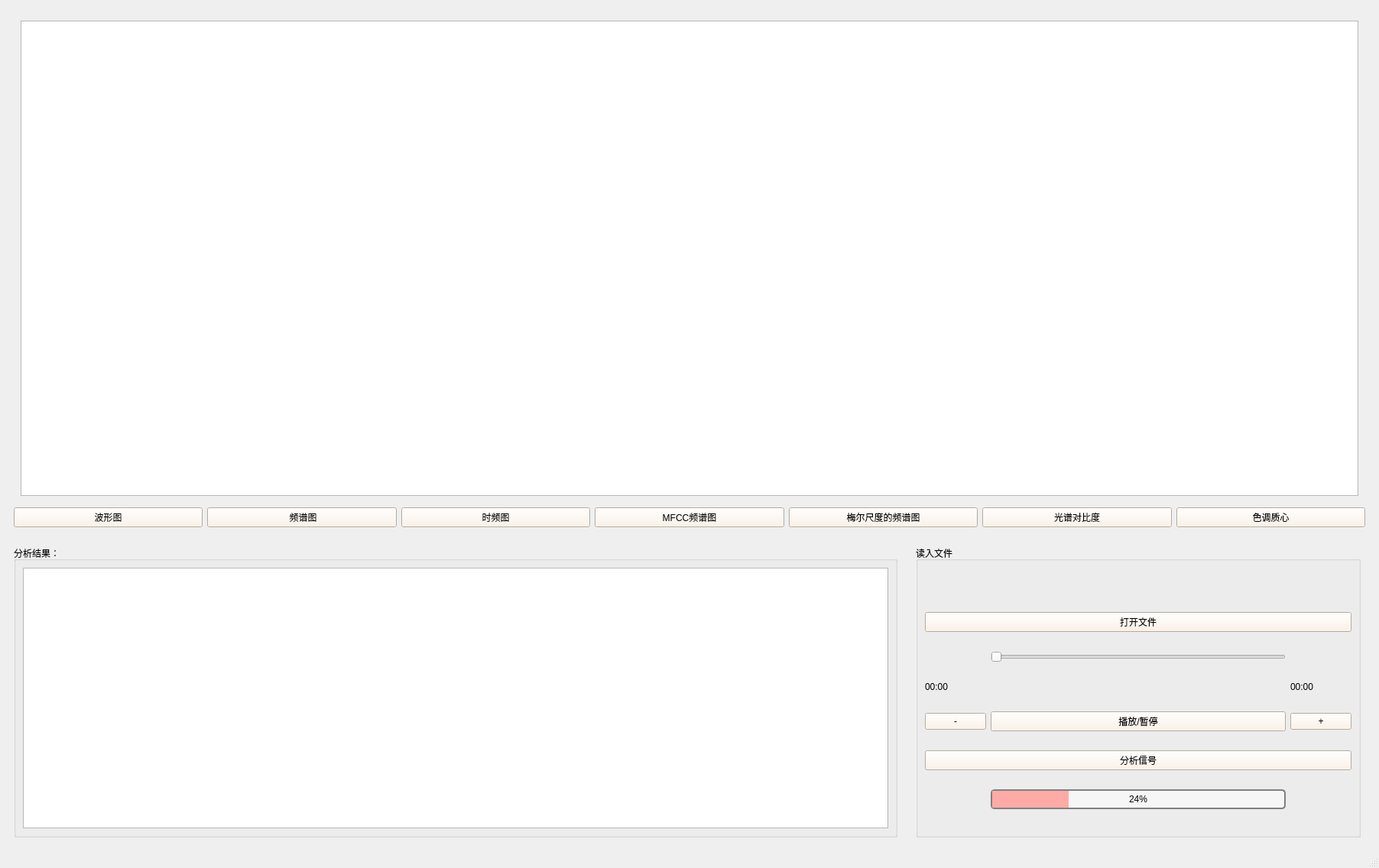
<?xml version="1.0" encoding="UTF-8"?>
<ui version="4.0">
 <class>MainWindow</class>
 <widget class="QMainWindow" name="MainWindow">
  <property name="geometry">
   <rect>
    <x>0</x>
    <y>0</y>
    <width>1804</width>
    <height>1136</height>
   </rect>
  </property>
  <property name="windowTitle">
   <string>RespiratoryCare</string>
  </property>
  <widget class="QWidget" name="centralwidget">
   <property name="enabled">
    <bool>true</bool>
   </property>
   <property name="mouseTracking">
    <bool>true</bool>
   </property>
   <property name="tabletTracking">
    <bool>true</bool>
   </property>
   <property name="layoutDirection">
    <enum>Qt::LeftToRight</enum>
   </property>
   <property name="autoFillBackground">
    <bool>false</bool>
   </property>
   <property name="styleSheet">
    <string notr="true">QWidget#centralwidget{
background-image: url(:/1/5586989.jpg);
}</string>
   </property>
   <layout class="QGridLayout" name="gridLayout_9">
    <item row="3" column="1">
     <widget class="QWidget" name="widget" native="true">
      <property name="maximumSize">
       <size>
        <width>600</width>
        <height>400</height>
       </size>
      </property>
      <property name="styleSheet">
       <string notr="true">background-color: qlineargradient((-225deg, #3D4E81 0%, #5753C9 48%, #6E7FF3 100%));</string>
      </property>
      <layout class="QGridLayout" name="gridLayout">
       <item row="0" column="0">
        <widget class="QGroupBox" name="groupBox">
         <property name="styleSheet">
          <string notr="true">font: 18pt &quot;幼圆&quot;;</string>
         </property>
         <property name="title">
          <string>读入文件</string>
         </property>
         <layout class="QGridLayout" name="gridLayout_5">
          <item row="5" column="0">
           <widget class="QPushButton" name="pushButton">
            <property name="styleSheet">
             <string notr="true">font: 18pt &quot;幼圆&quot;;
background-color:rgb(252, 239, 226)
</string>
            </property>
            <property name="text">
             <string>-</string>
            </property>
           </widget>
          </item>
          <item row="7" column="1">
           <widget class="QProgressBar" name="progressBar">
            <property name="sizePolicy">
             <sizepolicy hsizetype="Expanding" vsizetype="Fixed">
              <horstretch>0</horstretch>
              <verstretch>0</verstretch>
             </sizepolicy>
            </property>
            <property name="styleSheet">
             <string notr="true">QProgressBar {
border: 2px solid grey;
border-radius: 5px;
background-color: #f6f6f6;
}

QProgressBar::chunk {
background-color: #ffaaa6;
width: 20px;
}

QProgressBar {
border: 2px solid grey;
border-radius: 5px;
text-align: center;
}
</string>
            </property>
            <property name="value">
             <number>24</number>
            </property>
           </widget>
          </item>
          <item row="1" column="0" colspan="3">
           <widget class="QPushButton" name="openButton">
            <property name="styleSheet">
             <string notr="true">font: 18pt &quot;幼圆&quot;;
background-color:rgb(252, 239, 226)
</string>
            </property>
            <property name="text">
             <string>打开文件</string>
            </property>
           </widget>
          </item>
          <item row="3" column="0">
           <widget class="QLabel" name="label_2">
            <property name="sizePolicy">
             <sizepolicy hsizetype="Fixed" vsizetype="Fixed">
              <horstretch>0</horstretch>
              <verstretch>0</verstretch>
             </sizepolicy>
            </property>
            <property name="text">
             <string>00:00</string>
            </property>
           </widget>
          </item>
          <item row="6" column="0" colspan="3">
           <widget class="QPushButton" name="analysis">
            <property name="sizePolicy">
             <sizepolicy hsizetype="Expanding" vsizetype="Fixed">
              <horstretch>0</horstretch>
              <verstretch>0</verstretch>
             </sizepolicy>
            </property>
            <property name="styleSheet">
             <string notr="true">background-color:rgb(252, 239, 226)
</string>
            </property>
            <property name="text">
             <string>分析信号</string>
            </property>
           </widget>
          </item>
          <item row="5" column="1">
           <widget class="QPushButton" name="play">
            <property name="sizePolicy">
             <sizepolicy hsizetype="Expanding" vsizetype="Fixed">
              <horstretch>0</horstretch>
              <verstretch>0</verstretch>
             </sizepolicy>
            </property>
            <property name="layoutDirection">
             <enum>Qt::LeftToRight</enum>
            </property>
            <property name="styleSheet">
             <string notr="true">font: 18pt &quot;幼圆&quot;;
background-color:rgb(252, 239, 226)
</string>
            </property>
            <property name="text">
             <string>播放/暂停</string>
            </property>
           </widget>
          </item>
          <item row="5" column="2">
           <widget class="QPushButton" name="pushButton_2">
            <property name="styleSheet">
             <string notr="true">font: 18pt &quot;幼圆&quot;;
background-color:rgb(252, 239, 226)
</string>
            </property>
            <property name="text">
             <string>+</string>
            </property>
           </widget>
          </item>
          <item row="0" column="0" colspan="3">
           <widget class="QLabel" name="label">
            <property name="sizePolicy">
             <sizepolicy hsizetype="Fixed" vsizetype="Fixed">
              <horstretch>0</horstretch>
              <verstretch>0</verstretch>
             </sizepolicy>
            </property>
            <property name="text">
             <string/>
            </property>
           </widget>
          </item>
          <item row="3" column="2">
           <widget class="QLabel" name="label_3">
            <property name="sizePolicy">
             <sizepolicy hsizetype="Maximum" vsizetype="Maximum">
              <horstretch>0</horstretch>
              <verstretch>0</verstretch>
             </sizepolicy>
            </property>
            <property name="text">
             <string>00:00</string>
            </property>
           </widget>
          </item>
          <item row="2" column="1">
           <widget class="QSlider" name="horizontalSlider">
            <property name="sizePolicy">
             <sizepolicy hsizetype="Expanding" vsizetype="Maximum">
              <horstretch>0</horstretch>
              <verstretch>0</verstretch>
             </sizepolicy>
            </property>
            <property name="styleSheet">
             <string notr="true"/>
            </property>
            <property name="orientation">
             <enum>Qt::Horizontal</enum>
            </property>
           </widget>
          </item>
         </layout>
        </widget>
       </item>
      </layout>
     </widget>
    </item>
    <item row="3" column="0">
     <widget class="QWidget" name="widget_2" native="true">
      <property name="maximumSize">
       <size>
        <width>16777215</width>
        <height>400</height>
       </size>
      </property>
      <property name="styleSheet">
       <string notr="true">font: 18pt &quot;幼圆&quot;;</string>
      </property>
      <layout class="QGridLayout" name="gridLayout_2">
       <item row="0" column="0">
        <widget class="QGroupBox" name="groupBox_2">
         <property name="title">
          <string>分析结果：</string>
         </property>
         <layout class="QVBoxLayout" name="verticalLayout_5">
          <item>
           <widget class="QTextBrowser" name="textBrowser"/>
          </item>
         </layout>
        </widget>
       </item>
      </layout>
     </widget>
    </item>
    <item row="0" column="0" rowspan="2" colspan="3">
     <widget class="QWidget" name="widget_3" native="true">
      <layout class="QGridLayout" name="gridLayout_8">
       <item row="0" column="0" colspan="7">
        <widget class="QStackedWidget" name="stackedWidget">
         <property name="frameShadow">
          <enum>QFrame::Plain</enum>
         </property>
         <property name="currentIndex">
          <number>4</number>
         </property>
         <widget class="QWidget" name="page">
          <layout class="QGridLayout" name="gridLayout_4">
           <item row="0" column="0">
            <widget class="QGraphicsView" name="graphicsView"/>
           </item>
          </layout>
         </widget>
         <widget class="QWidget" name="page_2">
          <layout class="QGridLayout" name="gridLayout_6">
           <item row="0" column="0">
            <widget class="QGraphicsView" name="graphicsView_2"/>
           </item>
          </layout>
         </widget>
         <widget class="QWidget" name="page_3">
          <layout class="QGridLayout" name="gridLayout_7">
           <item row="0" column="0">
            <widget class="QGraphicsView" name="graphicsView_3"/>
           </item>
          </layout>
         </widget>
         <widget class="QWidget" name="page_4">
          <layout class="QGridLayout" name="gridLayout_3">
           <item row="0" column="0" colspan="4">
            <widget class="QGraphicsView" name="graphicsView_4">
             <property name="styleSheet">
              <string notr="true">font: 14pt &quot;Adobe Heiti Std&quot;;</string>
             </property>
            </widget>
           </item>
          </layout>
         </widget>
         <widget class="QWidget" name="page_5">
          <layout class="QHBoxLayout" name="horizontalLayout">
           <item>
            <widget class="QGraphicsView" name="graphicsView_5"/>
           </item>
          </layout>
         </widget>
         <widget class="QWidget" name="page_6">
          <layout class="QGridLayout" name="gridLayout_11">
           <item row="0" column="0">
            <widget class="QGraphicsView" name="graphicsView_6"/>
           </item>
          </layout>
         </widget>
         <widget class="QWidget" name="page_7">
          <layout class="QGridLayout" name="gridLayout_10">
           <item row="0" column="0">
            <widget class="QGraphicsView" name="graphicsView_7"/>
           </item>
          </layout>
         </widget>
        </widget>
       </item>
       <item row="1" column="0">
        <widget class="QPushButton" name="timeButton">
         <property name="cursor">
          <cursorShape>PointingHandCursor</cursorShape>
         </property>
         <property name="styleSheet">
          <string notr="true">font: 18pt &quot;幼圆&quot;;
background-color:rgb(252, 239, 226)
</string>
         </property>
         <property name="text">
          <string>波形图</string>
         </property>
        </widget>
       </item>
       <item row="1" column="1">
        <widget class="QPushButton" name="spectrumButton">
         <property name="cursor">
          <cursorShape>PointingHandCursor</cursorShape>
         </property>
         <property name="styleSheet">
          <string notr="true">font: 18pt &quot;幼圆&quot;;
background-color:rgb(252, 239, 226)
</string>
         </property>
         <property name="text">
          <string> 频谱图</string>
         </property>
        </widget>
       </item>
       <item row="1" column="2">
        <widget class="QPushButton" name="spectrogramButton">
         <property name="cursor">
          <cursorShape>PointingHandCursor</cursorShape>
         </property>
         <property name="styleSheet">
          <string notr="true">font: 18pt &quot;幼圆&quot;;
background-color:rgb(252, 239, 226)
</string>
         </property>
         <property name="text">
          <string>时频图</string>
         </property>
        </widget>
       </item>
       <item row="1" column="3">
        <widget class="QPushButton" name="mfccButton">
         <property name="cursor">
          <cursorShape>PointingHandCursor</cursorShape>
         </property>
         <property name="styleSheet">
          <string notr="true">font: 18pt &quot;幼圆&quot;;
background-color:rgb(252, 239, 226)
</string>
         </property>
         <property name="text">
          <string>MFCC频谱图</string>
         </property>
        </widget>
       </item>
       <item row="1" column="4">
        <widget class="QPushButton" name="melspectroButton">
         <property name="styleSheet">
          <string notr="true">font: 18pt &quot;幼圆&quot;;
background-color:rgb(252, 239, 226)</string>
         </property>
         <property name="text">
          <string>梅尔尺度的频谱图</string>
         </property>
        </widget>
       </item>
       <item row="1" column="5">
        <widget class="QPushButton" name="contrastButton">
         <property name="styleSheet">
          <string notr="true">font: 18pt &quot;幼圆&quot;;
background-color:rgb(252, 239, 226)</string>
         </property>
         <property name="text">
          <string>光谱对比度</string>
         </property>
        </widget>
       </item>
       <item row="1" column="6">
        <widget class="QPushButton" name="tonnetzButton">
         <property name="styleSheet">
          <string notr="true">font: 18pt &quot;幼圆&quot;;
background-color:rgb(252, 239, 226)</string>
         </property>
         <property name="text">
          <string>色调质心</string>
         </property>
        </widget>
       </item>
      </layout>
     </widget>
    </item>
   </layout>
  </widget>
  <widget class="QMenuBar" name="menubar">
   <property name="geometry">
    <rect>
     <x>0</x>
     <y>0</y>
     <width>1804</width>
     <height>22</height>
    </rect>
   </property>
  </widget>
  <widget class="QStatusBar" name="statusbar"/>
 </widget>
 <resources>
  <include location="bg.qrc"/>
 </resources>
 <connections/>
</ui>
